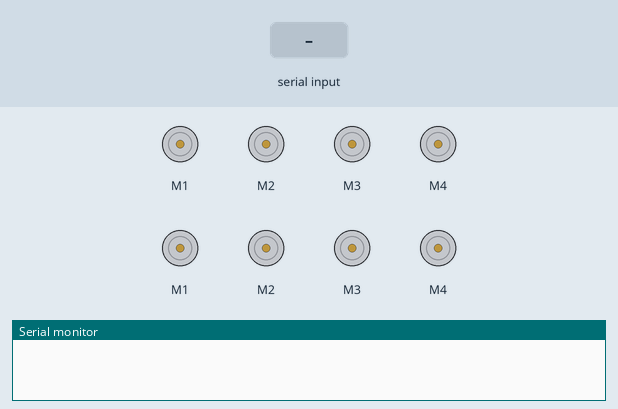
This sketch was run on a simulated Arduino Uno, built with avr-gcc and run on an emulated ATmega328P. Parts: 8 × DC motor (green arrow = forward, orange = backward, longer = faster), the last lines printed to the serial monitor. The test bench sets the inputs (shaded band).

Above: at 1.2 s.
1.3 s: "90,45\n" received over Serial
At 2.3 s:
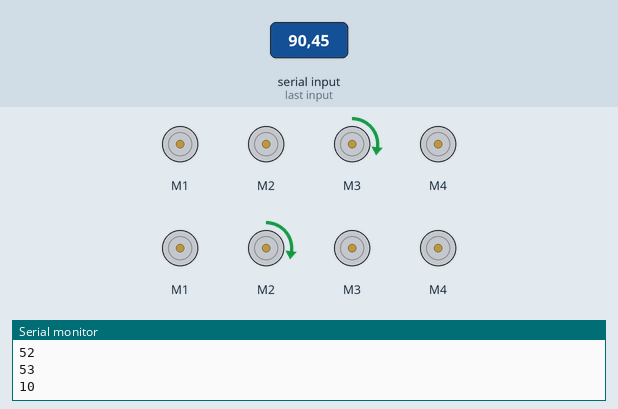
2.8 s: "30,150\n" received over Serial
At 3.5 s:
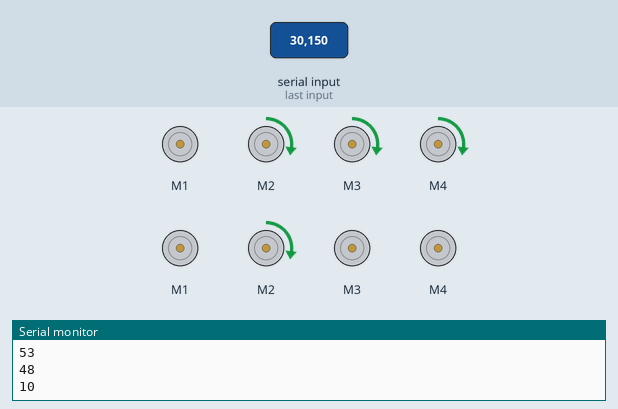
4.3 s: "2\n" received over Serial
At 5.5 s:
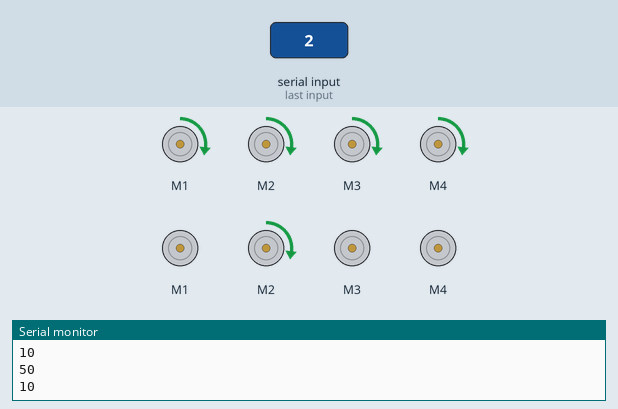
5.8 s: "90\n" received over Serial
At 6.8 s:
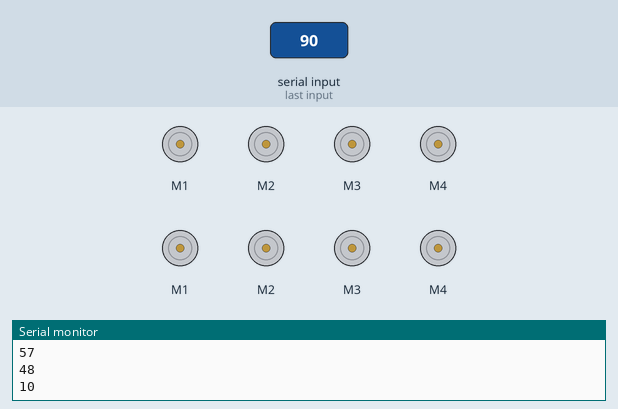
7.3 s: "1\n" received over Serial
At 8.0 s:
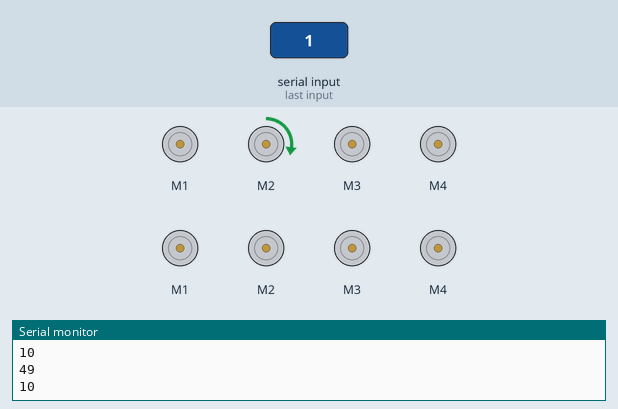
8.8 s: "3\n" received over Serial
At 9.1 s:
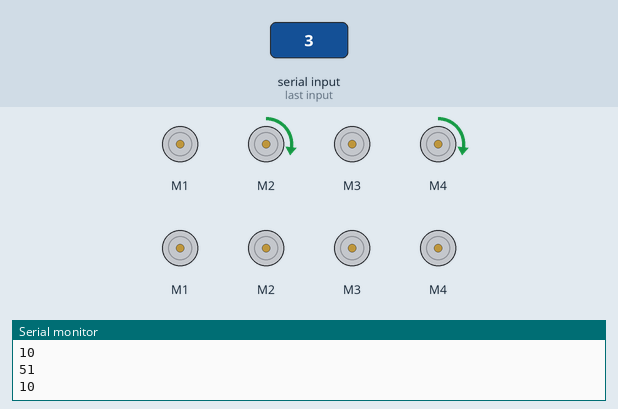
Timing chart, 0 to 11.3 s (numbered marks = the images above; inputs shaded):
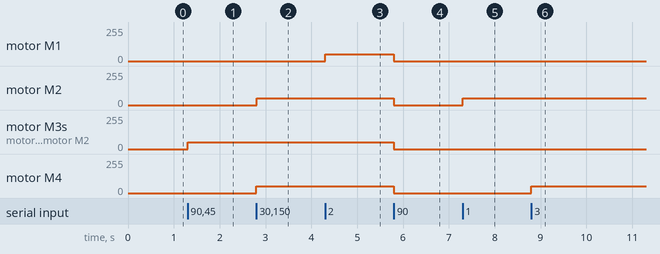

Measured:
- after the input at 1.3 s, motor M3, motor M2: stopped → forward 50/255 at once
- after the input at 2.8 s, motor M2, motor M4: stopped → forward 50/255 at once
- after the input at 4.3 s, motor M1: stopped → forward 50/255 at once
- after the input at 5.8 s, motor M1–4, motor M2: forward 50/255 → stopped at once
- after the input at 7.3 s, motor M2: stopped → forward 50/255 at once
- after the input at 8.8 s, motor M4: stopped → forward 50/255 at once

The sketch:

testing_motors.ino
```cpp
#include <Wire.h>9
#include <Adafruit_MotorShield.h>
#include "utility/Adafruit_PWMServoDriver.h"
#include <EasyButton.h>

// Create the motor shield object with stacking I2C addresses
Adafruit_MotorShield AFMSMotorShield1 = Adafruit_MotorShield(0x60);
Adafruit_MotorShield AFMSMotorShield2 = Adafruit_MotorShield(0x63);
//Adafruit_MotorShield AFMSMotorShield3 = Adafruit_MotorShield(0x63);

// Initiate the motors controlling the left and right side of the body
Adafruit_DCMotor *lefthandMotor = AFMSMotorShield1.getMotor(1);  // Motor 1
Adafruit_DCMotor *righthandMotor = AFMSMotorShield1.getMotor(2);  // Motor 2
Adafruit_DCMotor *leftfootMotor = AFMSMotorShield1.getMotor(3);  // Motor 3
Adafruit_DCMotor *rightfootMotor = AFMSMotorShield1.getMotor(4);  // Motor 4
Adafruit_DCMotor *laterallefthandMotor = AFMSMotorShield2.getMotor(1);  // Motor 5
Adafruit_DCMotor *lateralrighthandMotor = AFMSMotorShield2.getMotor(2);  // Motor 6
Adafruit_DCMotor *upperbodyMotor = AFMSMotorShield2.getMotor(3);  // Motor 7
Adafruit_DCMotor *bottomMotor = AFMSMotorShield2.getMotor(4);  // Motor 8
//Adafruit_DCMotor *leftshoulderMotor = AFMSMotorShield3.getMotor(1);  // Motor 9
//Adafruit_DCMotor *bottomMotor = AFMSMotorShield3.getMotor(2);  // Motor 10
//Adafruit_DCMotor *spare1Motor = AFMSMotorShield3.getMotor(3);  // Motor 11
//Adafruit_DCMotor *spare2Motor = AFMSMotorShield3.getMotor(4);  // Motor 12

unsigned long currentMillis = 0; // Millis used to determine how long each motion is
unsigned long previousMillis = 0;
//int preMode = 10;
int mode = 9;
//int mode1counter = 0;
//int mode2counter = 0;
//int mode3counter = 0;
//int mode4counter = 0;
//int mode5counter = 0;
//int mode6counter = 0;
//int mode7counter = 0;
//int mode8counter = 0;
//int mode9counter = 0;
//int mode10counter = 0;
//const int buttonPin1 = 5;
//const int buttonPin2 = 6;
//const int buttonPin3 = 7;
//const int buttonPin4 = 8;
//const int buttonPin5 = 9;
//const int buttonPin6 = 10;
int keyboardInput;

////Setting up the buttons
//EasyButton button1(buttonPin1);
//EasyButton button2(buttonPin2);
//EasyButton button3(buttonPin3);
//EasyButton button4(buttonPin4);
//EasyButton button5(buttonPin5);
//EasyButton button6(buttonPin6);

void setup() {
    Serial.begin(9600);
    AFMSMotorShield1.begin();
    AFMSMotorShield2.begin();
//    AFMSMotorShield3.begin();
    // Set the speed to start, from 0 (off) to 255 (max speed)
    lefthandMotor->setSpeed(50);
    righthandMotor->setSpeed(50);
    leftfootMotor->setSpeed(50);
    rightfootMotor->setSpeed(50);
    laterallefthandMotor->setSpeed(50);
    lateralrighthandMotor->setSpeed(50);
    upperbodyMotor->setSpeed(50);
    bottomMotor->setSpeed(50);
    // if analog input pin 0 is unconnected, random analog
    // noise will cause the call to randomSeed() to generate
    // different seed numbers each time the sketch runs.
    // randomSeed() will then shuffle the random function.
//    randomSeed(analogRead(0));
}

void loop() {
    // read input from keyboard
  if (Serial.available() > 0)
  {
    keyboardInput = Serial.read();
    Serial.println(keyboardInput);
    if (keyboardInput >= 49 && keyboardInput <= 57) {
      mode = (keyboardInput - 48);
    }
  }

  if (mode==1) {
    righthandMotor->run(FORWARD);
  }
  if (mode==2) {
    lefthandMotor->run(FORWARD);
  }
  if (mode==3) {
    rightfootMotor->run(FORWARD);
  }
  if (mode==4) {
    leftfootMotor->run(FORWARD);
  }
  if (mode==5) {
    lateralrighthandMotor->run(FORWARD);
  }
  if (mode==6) {
    laterallefthandMotor->run(FORWARD);
  }
  if (mode==7) {
    upperbodyMotor->run(FORWARD);
  }
  if (mode==8) {
    bottomMotor->run(FORWARD);
  }
  if (mode==9) {
    righthandMotor->run(RELEASE);
      lefthandMotor->run(RELEASE);
      rightfootMotor->run(RELEASE);
      leftfootMotor->run(RELEASE);
      lateralrighthandMotor->run(RELEASE);
      laterallefthandMotor->run(RELEASE);
      upperbodyMotor->run(RELEASE);
      bottomMotor->run(RELEASE);
  }
}
```
